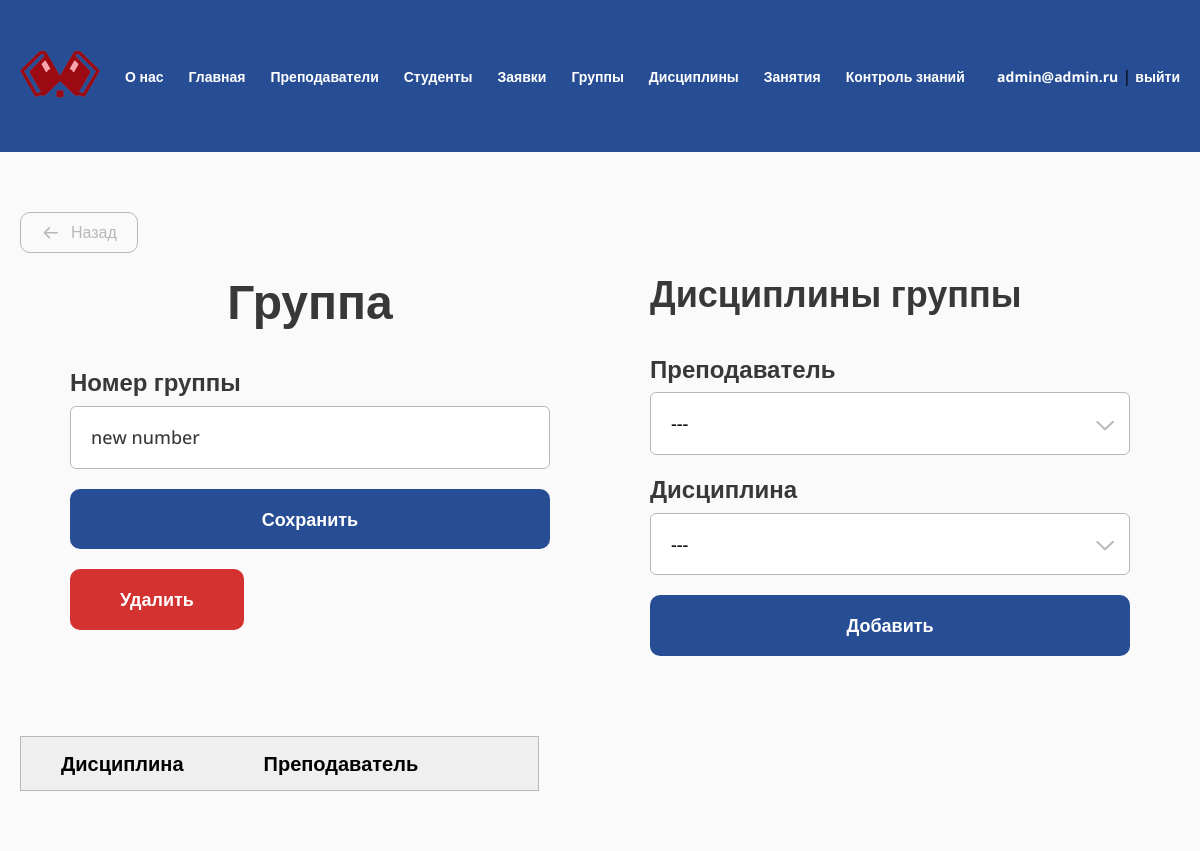
Page /group/3/ (signed in) on the earlier database version.
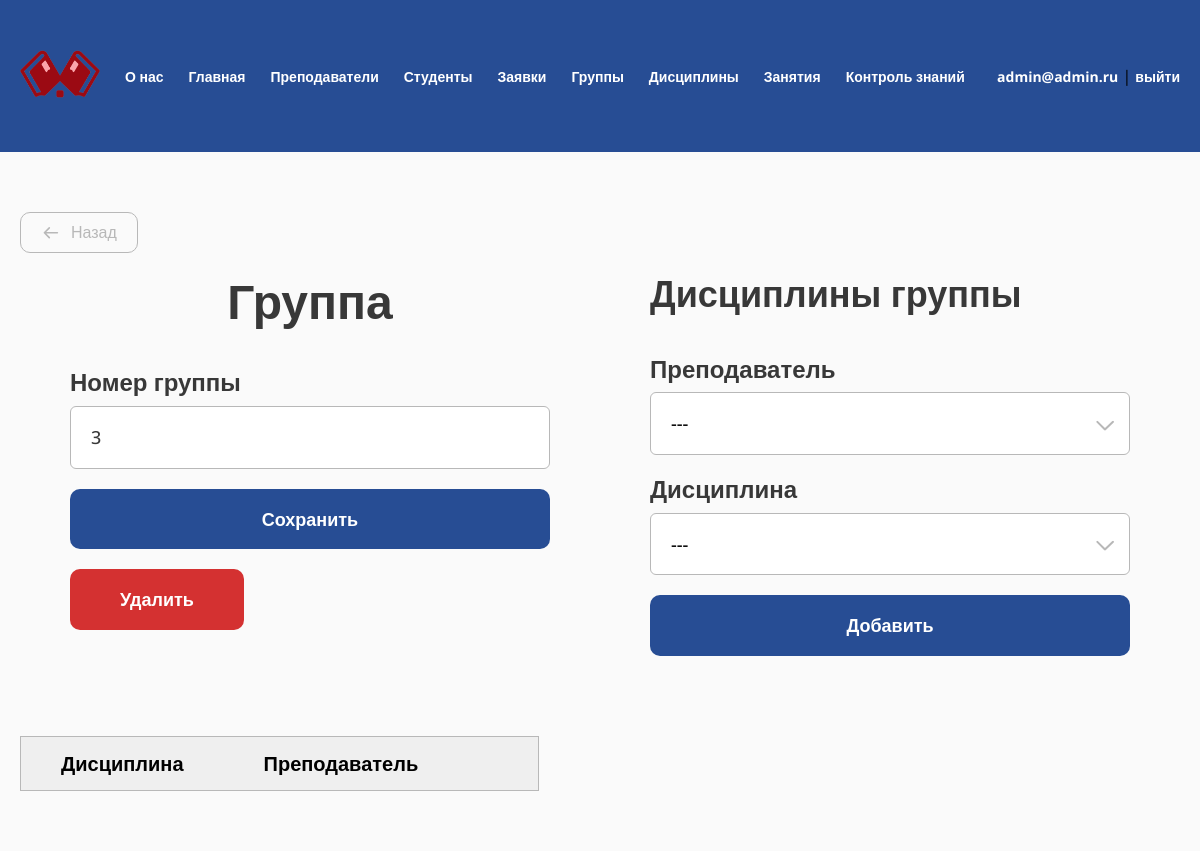
Same page on the later database version.
### study/models.py (models this page shows, shortened)
class Group(models.Model):
    number = models.CharField(max_length=32)
    students = models.ManyToManyField(User, blank=True)
    class Meta:
        verbose_name = "Группа"
        verbose_name_plural = "Группы"

### study/views.py (the view, shortened to what this page needs)
# urls.py: path("group/<int:pk>/", views.GroupEditView.as_view(), name="group"),
@method_decorator(admin_only, name="dispatch")
class GroupEditView(LoginRequiredMixin, View):
    def get(self, request, pk, *args, **kwargs):
        group = get_object_or_404(Group, pk=pk)
        form = GroupForm(instance=group)
        subjects_form = TeacherGroupSubjectForm()
        teachers = User.objects.filter(profile__type=2)
        subjects = Subject.objects.all()
        return render(
            request,
            "study/group/edit.html",
            {
                "form": form,
                "subjects_form": subjects_form,
                "group": group,
                "teachers": teachers,
                "subjects": subjects,
            }
        )

### study/forms.py
class GroupForm(forms.ModelForm):
    class Meta:
        model = Group
        fields = ("number", )
        labels = {"number": "Номер группы"}
    def __init__(self, *args, **kwargs):
        super(GroupForm, self).__init__(*args, **kwargs)
        for visible in self.visible_fields():
            visible.field.widget.attrs['class'] = 'form__input'

class TeacherGroupSubjectForm(forms.ModelForm):
    class Meta:
        model = TeacherGroupSubject
        fields = ("teacher", "subject")
        labels = {"teacher": "Преподаватель", "subject": "Дисциплина"}
    def __init__(self, *args, **kwargs):
        super(TeacherGroupSubjectForm, self).__init__(*args, **kwargs)
        for visible in self.visible_fields():
            visible.field.widget.attrs['class'] = 'form__input'

### study/models.py (called while the page is built)
    def __str__(self):
        return self.name

### study/templates/study/group/edit.html (shortened to what this page needs)
{% extends "base.html" %}
{% load util %}
{% load static %}
{% block extra_css %}
<link rel="stylesheet" href="{% static 'css/select.css' %}">
<link rel="stylesheet" href="{% static 'css/table.css' %}">
{% endblock %}
{% block content %}
<a href="{% url 'groups' %}" class="back"><svg width="37" height="36" viewBox="0 0 37 36" fill="none" xmlns="http://www.w3.org/2000/svg">
<path d="M30.3301 18L6.33008 18M6.33008 18L15.3301 27M6.33008 18L15.3301 9" stroke="#383838" stroke-width="3" stroke-linecap="round" stroke-linejoin="round"/>
</svg>Назад</a>
<section class="section-teachers">
    <div class="form">
        <h1 class="h1 h1_center">Группа</h1>
        <form action="." method="POST" class="form mt-40">
            <div class="form__item">
                <label for="{{ form.number.id_for_label }}" class="form__label">{{ form.number.label }}</label>
                {{ form.number }}
            </div>
            <div class="form__item">
                <button type="submit" class="btn">Сохранить</button>
            </div>
            <div class="form__item">
                <a href="{% url 'group-delete' group.pk %}" class="btn btn_red confirm submit">Удалить</a>
            </div>
        </form>
    </div>
    <div class="form">
        <h2 class="h2">Дисциплины группы</h2>
        <form action="{% url 'group-add-subject' group.pk %}" method="POST" class="form mt-40">
            <div class="form__item">
                <label for="{{ subjects_form.teacher.id_for_label }}" class="form__label">{{ subjects_form.teacher.label }}</label>
                <div class="form__input select" role="close">
                    <div class="select__selected">---</div>
                    <div class="select__icon">
                    </div>
                </div>
            </div>
            <div class="form__item">
                <label for="{{ subjects_form.subject.id_for_label }}" class="form__label">{{ subjects_form.subject.label }}</label>
                <div class="form__input select" role="close">
                    <div class="select__selected">---</div>
                    <div class="select__icon">
                    </div>
                </div>
            </div>
            <div class="form__item">
                <button type="submit" class="btn">Добавить</button>
            </div>
        </form>
    </div>
</section>
<section class="section-subjects mt-40">
    <div class="table-wrapper mt-40">
        <table class="table mt-40">
            <thead>
                <tr>
                    <th>Дисциплина</th>
                    <th>Преподаватель</th>
                    <th></th>
                </tr>
            </thead>
        </table>
    </div>
</section>
{% endblock %}

Differences in the rows shown:
changed Group: number "new number" → "3"
